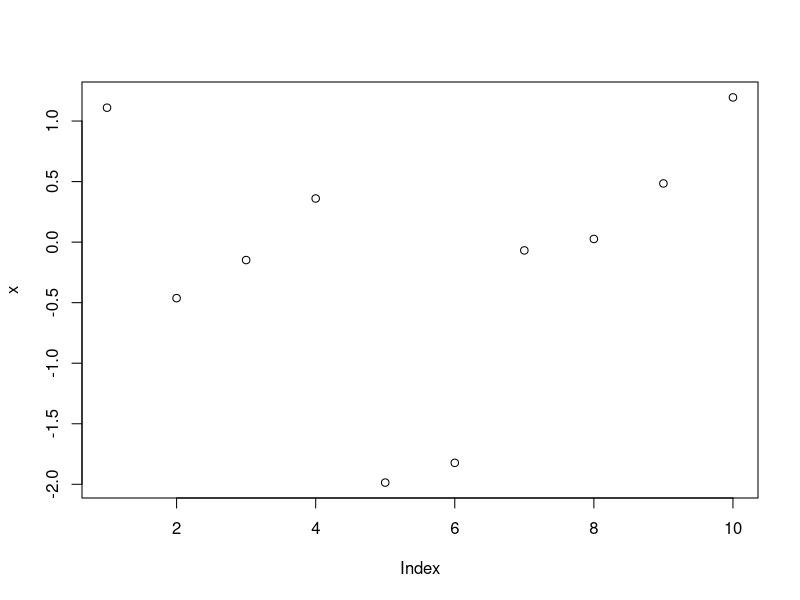
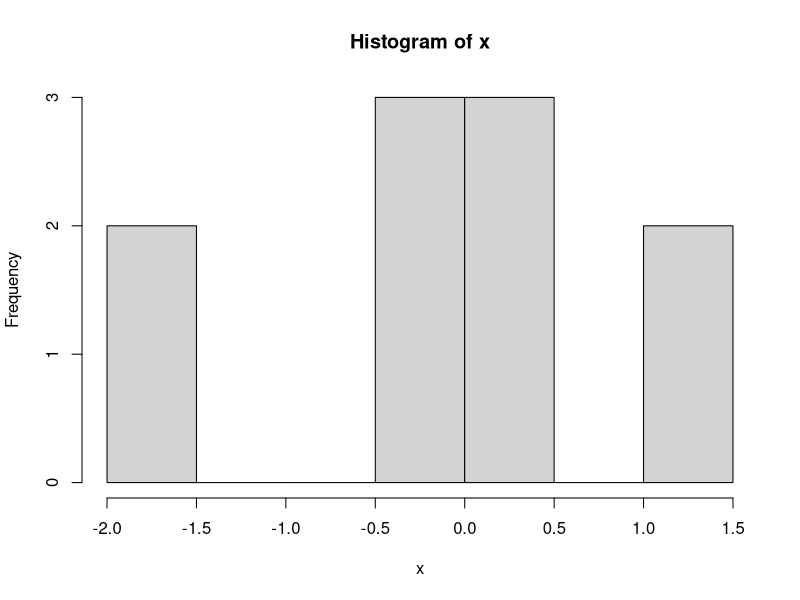
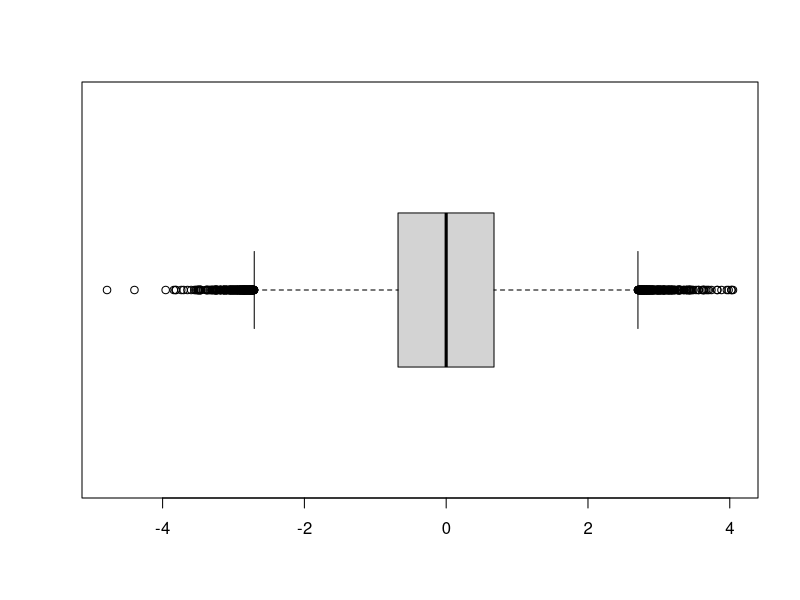

Here is the R script that generated these plots, in order:
# Analytical Statistics

# Normal distribution
x <-rnorm(5)
x

N <-100000
a <-rnorm(N)
b <- rnorm(N)
a
b

#Vectorized approach
c <- a * b
c

?rnorm
X <- rnorm(5)
x
X <- rnorm( 5, 10, 1)
x
X <- rnorm (5, 10)
x
X <- rnorm(5, mean=10, sd = 1)
x
X <- rnorm(5, sd=1, mean=10)
x
X <- rnorm(5, sd=1)
x

# Some Simple Graphics
x <-rnorm(10)
plot(x)
hist(x)


X <- rnorm(7)
x
X <- rnorm( 7, 10, 2)
x
X <- rnorm (7, 10)
x
X <- rnorm(7, mean=10, sd =2)
x
X <- rnorm(7, sd=2, mean=10)
x
X <- rnorm(5, sd=2)
x

# Valid Function calls
x <-rnorm(80000)
head(x)
tail(x)
range(x)
summary(x)
boxplot(x, horizontal=TRUE)